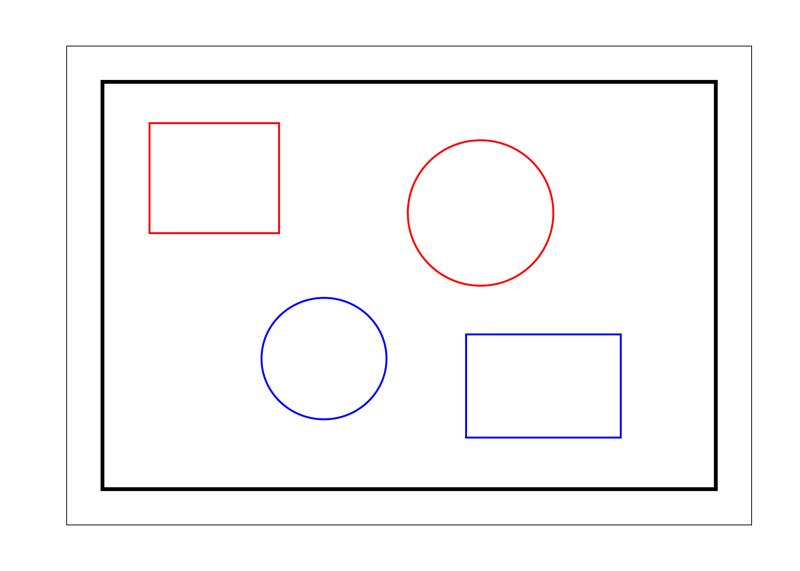
#> input picture image.jpg, 800 x 571 px
$ python s.py
#> lines starting #> are read from the running program, lines starting #| are printed output that depends on the picture; after the words box and inside, x2 and y2 are one past the last pixel; in counts of white or black regions, pixels touching at a corner belong together
#> further down, img is the input picture: shape (571, 800, 3); mean B, G, R 248.1, 247.5, 248.3
import sys
import cv2
import numpy as np

def get_contours(img):
	img_gray=cv2.cvtColor(img,cv2.COLOR_BGR2GRAY)
	ret, thresh = cv2.threshold(img_gray,127,255,0)
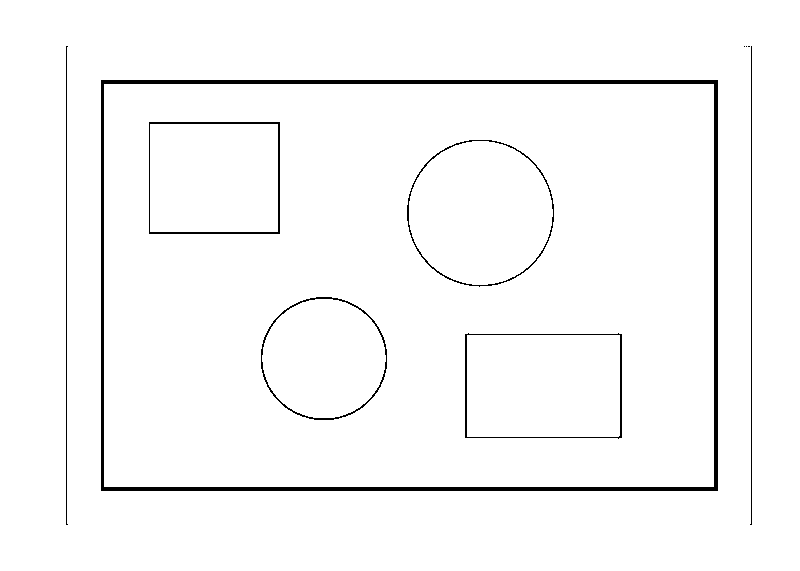
#> thresh: shape (571, 800); 97.5% white; 10 black regions (3 under 20 px)
	contours, hierarchy = cv2.findContours(thresh,1,2)
#> contours = 16 contours, 3 with area under 20; largest, box (x1, y1, x2, y2) and area: (0, 0, 800, 571) 455430, (100, 79, 719, 492) 254614, (104, 84, 714, 487) 244818, (406, 139, 555, 288) 17169, (464, 332, 623, 440) 16591
	return contours


img = cv2.imread('image.jpg')

for contour in get_contours(img):
	hull = cv2.convexHull(contour, returnPoints=False)
	defects = cv2.convexityDefects(contour,hull)
	if defects is None:
		continue

#> (the run stopped early here; a loop or call above may not have finished)
